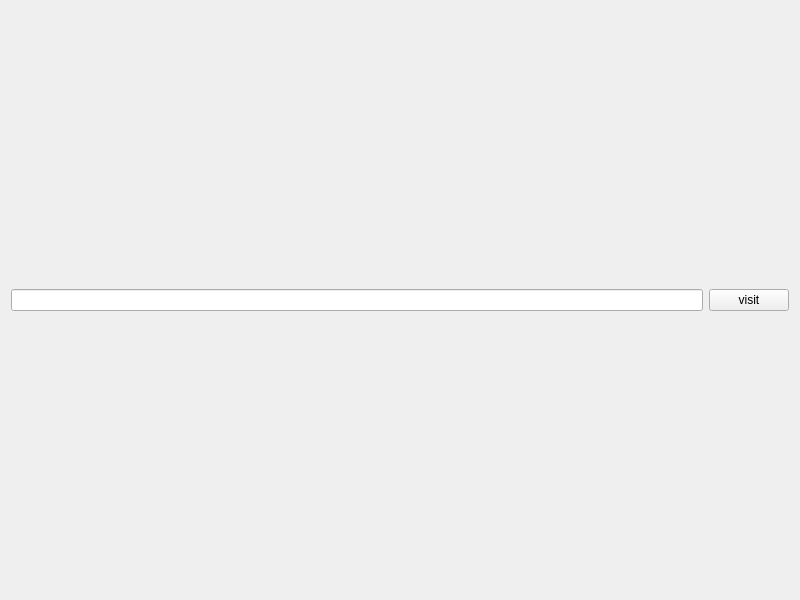
<?xml version="1.0" encoding="UTF-8"?>
<ui version="4.0">
 <class>Widget</class>
 <widget class="QWidget" name="Widget">
  <property name="geometry">
   <rect>
    <x>0</x>
    <y>0</y>
    <width>800</width>
    <height>600</height>
   </rect>
  </property>
  <property name="windowTitle">
   <string>Widget</string>
  </property>
  <layout class="QVBoxLayout" name="verticalLayout">
   <item>
    <layout class="QHBoxLayout" name="horizontalLayout">
     <item>
      <widget class="QLineEdit" name="lineEdit">
       <property name="text">
        <string/>
       </property>
      </widget>
     </item>
     <item>
      <widget class="QPushButton" name="pushButton">
       <property name="text">
        <string>visit</string>
       </property>
      </widget>
     </item>
    </layout>
   </item>
  </layout>
 </widget>
 <resources/>
 <connections/>
</ui>
